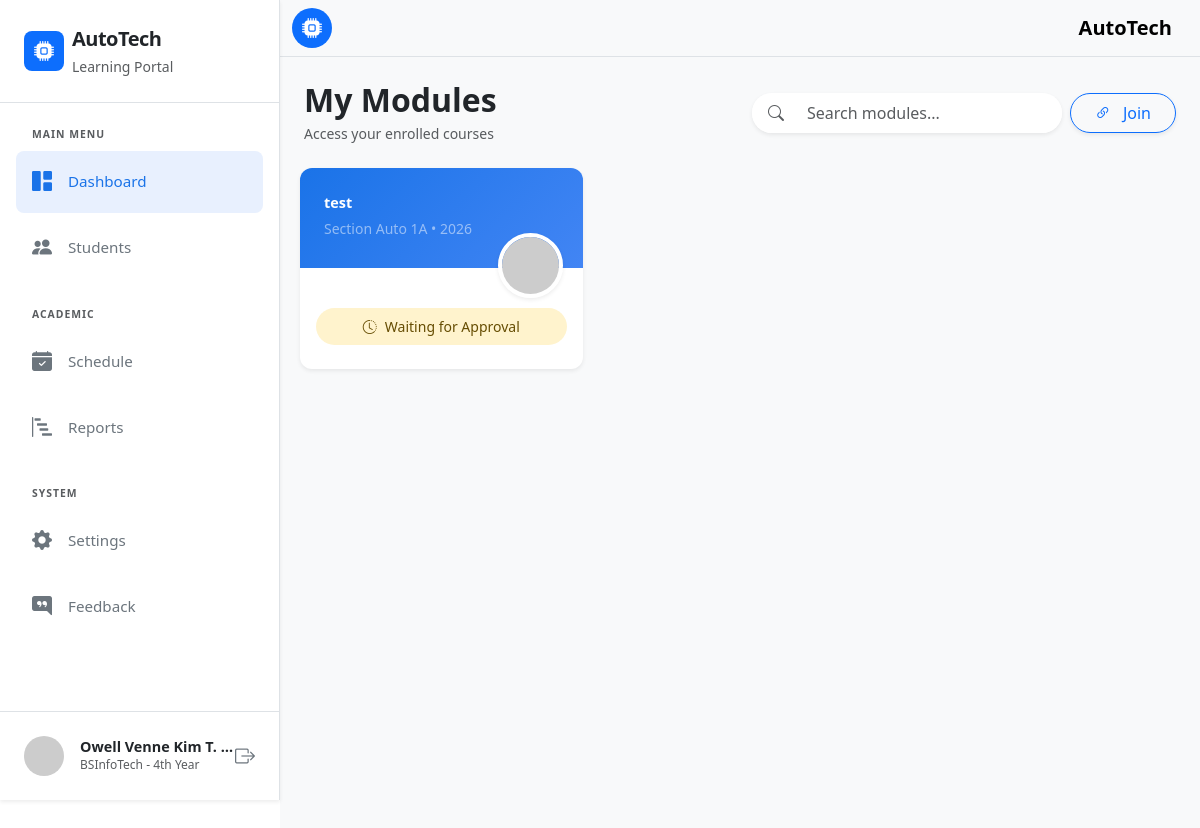
The page /dashboard.php (signed in) on the database as committed earlier.
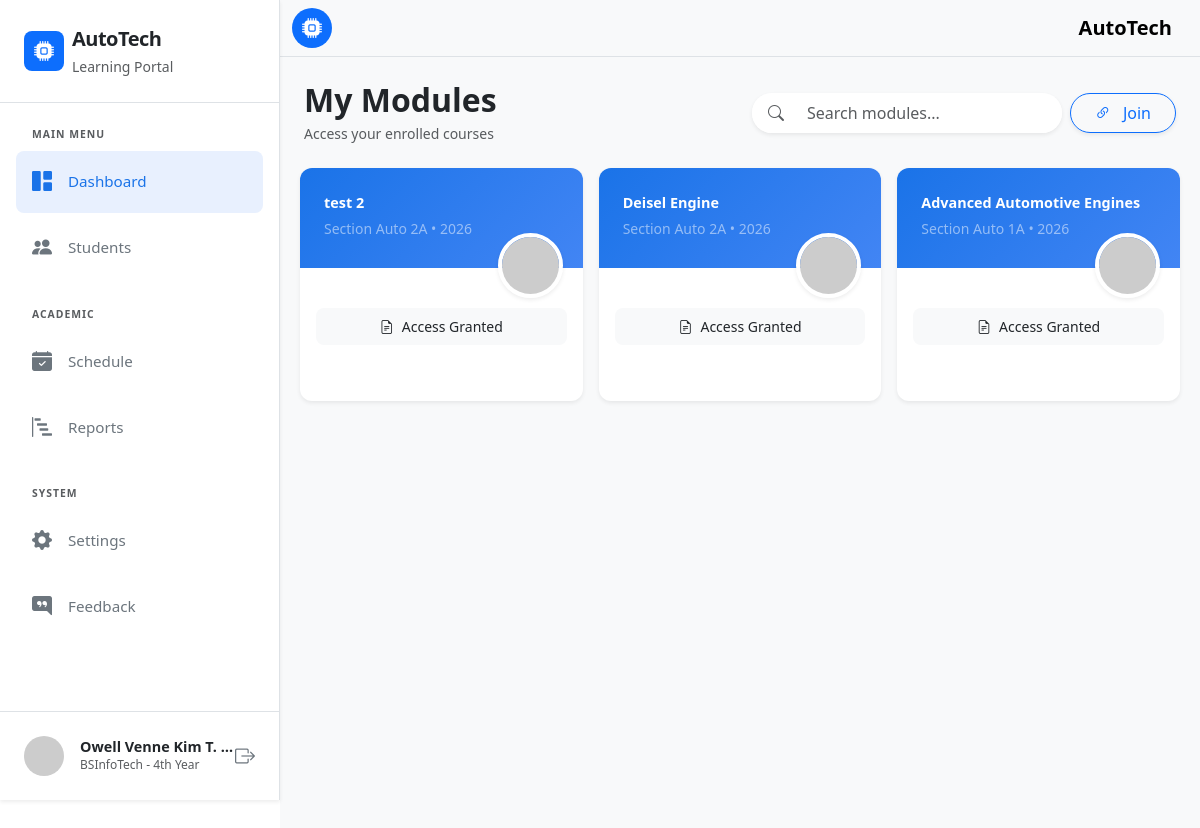
The same page on the database as committed later.
### tables this page shows
CREATE TABLE `enrollments` (
  `enrollment_id` int(11) NOT NULL,
  `user_id` int(11) NOT NULL,
  `module_id` int(11) NOT NULL,
  `status` enum('pending','accepted','rejected') DEFAULT 'pending',
  `enrolled_at` timestamp NOT NULL DEFAULT current_timestamp()
);

CREATE TABLE `module` (
  `module_id` int(11) NOT NULL,
  `user_id` int(11) NOT NULL,
  `module_description` varchar(255) NOT NULL,
  `section` varchar(255) NOT NULL,
  `year` varchar(20) NOT NULL,
  `module_code` varchar(50) NOT NULL
);

### dashboard.php (the view, shortened to what this page needs)
<?php include 'includes/header.php'; ?>
<div class="d-flex" id="wrapper">
    <?php include 'includes/sidebar.php'; ?>
    <div id="page-content-wrapper" class="w-100">
        <nav class="navbar navbar-expand-lg bg-body-tertiary border-bottom">
            <div class="container-fluid">
                <?php if($system_logo): ?>
                    <img src="uploads/system/<?php echo $system_logo; ?>" width="40" height="40" class="rounded-circle me-2">
                <?php else: ?>
                    <div class="bg-primary rounded-circle d-inline-flex align-items-center justify-content-center me-2" style="width: 40px; height: 40px;">
                        <i class="bi bi-cpu-fill text-white fs-5"></i>
                    </div>
                <?php endif; ?>
                <a class="navbar-brand fw-bold" href="dashboard.php"><?php echo $system_name; ?></a>
            </div>
        </nav>
        <div class="container-fluid p-4" style="background-color: #f8f9fa; min-height: 100vh;">
            <div class="row align-items-center mb-4">
                <div class="col-md-6 mb-3 mb-md-0">
                    <h2 class="fw-bold text-dark mb-1">My Modules</h2>
                    <p class="text-muted mb-0 small"><?php echo $_SESSION['role'] == 'instructor' ? 'Manage your classes and course materials' : 'Access your enrolled courses'; ?></p>
                </div>
                <div class="col-md-6">
                    <div class="d-flex flex-column flex-md-row gap-2 justify-content-md-end">
                        <form action="" method="GET" class="flex-grow-1" style="max-width: 400px;">
                            <div class="input-group bg-white shadow-sm rounded-pill overflow-hidden">
                                <span class="input-group-text bg-white border-0 ps-3"><i class="bi bi-search text-muted"></i></span>
                                <input type="text" name="search" id="moduleSearch" class="form-control border-0 shadow-none py-2" placeholder="Search modules..." value="<?php echo isset($_GET['search']) ? htmlspecialchars($_GET['search']) : ''; ?>" oninput="autoSearch()">
                            </div>
                        </form>
                        <div class="d-flex gap-2">
                            <?php if($_SESSION['role'] == 'student'): ?>
                                <button class="btn btn-outline-primary rounded-pill shadow-sm px-4" data-bs-toggle="modal" data-bs-target="#joinModuleModal">
                                    <i class="bi bi-link-45deg me-2"></i> Join
                                </button>
                            <?php endif; ?>
                        </div>
                    </div>
                </div>
            </div>
            <div class="row g-4">
                <div class="<?php echo ($_SESSION['role'] == 'instructor') ? 'col-lg-8' : 'col-12'; ?>">
                    <div class="row g-4">
                        <?php
                        include 'database/dbconn.php';
                        $userId = $_SESSION['user_id'];
                        $role = $_SESSION['role'];
                        $search = isset($_GET['search']) ? mysqli_real_escape_string($conn, $_GET['search']) : '';
                        if ($role == 'instructor') {
                            $sql = "SELECT * FROM module WHERE user_id = '$userId'";
                            if($search != '') {
                                $sql .= " AND (module_description LIKE '%$search%' OR section LIKE '%$search%')";
                            }
                            $sql .= " ORDER BY module_id DESC";
                        } else {
                            $sql = "SELECT m.*, e.status as enrollment_status
                                    FROM module m
                                    INNER JOIN enrollments e ON m.module_id = e.module_id
                                    WHERE e.user_id = '$userId'";
                            $sql .= " ORDER BY m.module_id DESC";
                        }
                        $sql_run = mysqli_query($conn, $sql);
                        if ($sql_run && mysqli_num_rows($sql_run) > 0) {
                            while ($row = mysqli_fetch_assoc($sql_run)) {
                                $moduleId = $row['module_id'];
                                $moduleDescription = $row['module_description'];
                                $section = $row['section'];
                                $year = $row['year'];
                                $isEnrolled = isset($row['enrollment_status']) && $row['enrollment_status'] == 'accepted';
                                $enrollmentStatus = isset($row['enrollment_status']) ? $row['enrollment_status'] : null;
                                $cardLink = ($role == 'instructor' || $isEnrolled) ? "view-module.php?id=$moduleId" : "#";
                                $onClick = ($role == 'instructor' || $isEnrolled) ? "window.location.href='$cardLink'" : "";
                                ?>
                                <div class='col-6 col-md-6 col-lg-4 col-xl-4 px-2 mb-3'>
                                    <div class='card h-100 border-0 shadow-sm transition-hover overflow-hidden' style='border-radius: 12px;'>
                                        <div class='card-header border-0 p-3 p-md-4' style='background: linear-gradient(135deg, #1a73e8 0%, #4285f4 100%); min-height: 100px;'>
                                            <div class='d-flex justify-content-between align-items-start'>
                                                <a href='<?php echo $cardLink; ?>' class='text-white text-decoration-none d-block text-truncate fw-bold' style='font-size: 0.9rem;'>
                                                    <?php echo $moduleDescription; ?>
                                                </a>
                                            </div>
                                            <small class='text-white-50 d-block mt-1'>Section <?php echo $section; ?> • <?php echo $year; ?></small>
                                        </div>
                                        <div class='card-body position-relative pb-4' onclick="<?php echo $onClick; ?>" style='cursor: <?php echo ($role == 'instructor' || $isEnrolled) ? 'pointer' : 'default'; ?>;'>
                                            <div class='position-absolute' style='top: -35px; right: 20px;'>
                                                <img src='https://ui-avatars.com/api/?name=<?php echo urlencode($moduleDescription); ?>&background=random&color=fff' class='rounded-circle border border-4 border-white shadow-sm' width='65' alt='Avatar'>
                                            </div>
                                            <div class='mt-4'>
                                                <?php if($role == 'student' && !$isEnrolled): ?>
                                                    <?php if($enrollmentStatus == 'pending'): ?>
                                                        <div class="alert alert-warning py-2 mb-0 small rounded-pill text-center border-0">
                                                            <i class="bi bi-clock-history me-2"></i>Waiting for Approval
                                                        </div>
                                                    <?php elseif($enrollmentStatus == 'rejected'): ?>
                                                        <div class="alert alert-danger py-2 mb-0 small rounded-pill text-center border-0">
                                                            <i class="bi bi-x-circle me-2"></i>Enrollment Rejected
                                                        </div>
                                                    <?php endif; ?>
                                                <?php else: ?>
                                                    <div class='bg-light p-2 rounded-3 border-0 mt-2'>
                                                        <p class='small text-dark mb-0 fw-medium text-center'><i class='bi bi-file-earmark-text me-2'></i>Access Granted</p>
                                                    </div>
                                                <?php endif; ?>
                                            </div>
                                        </div>
                                        <?php if($role == 'instructor' || $isEnrolled): ?>
                                        <div class='card-footer bg-transparent border-top-0 d-flex justify-content-end p-3'>
                                        </div>
                                        <?php endif; ?>
                                    </div>
                                </div>
                                <?php
                            }
                        }
                        ?>
                    </div>
                </div>
            </div>
        </div>
    </div>
</div>
<?php include 'includes/footer.php'; ?>

### includes/header.php (shortened to what this page needs)
<?php
include 'database/dbconn.php';
$settings_sql = "SELECT * FROM system_settings LIMIT 1";
$settings_run = mysqli_query($conn, $settings_sql);
$sys = mysqli_fetch_assoc($settings_run);
$system_name = $sys['system_name'] ?? 'AutoTech';
$system_logo = $sys['system_logo'] ?? null;
?>
<!doctype html>
<html lang="en">
  <head>
    <link href="https://cdn.jsdelivr.net/npm/bootstrap@5.3.3/dist/css/bootstrap.min.css" rel="stylesheet">
    <link rel="stylesheet" href="https://cdn.jsdelivr.net/npm/bootstrap-icons@1.13.1/font/bootstrap-icons.min.css">
  </head>
  <body>

### includes/sidebar.php (shortened to what this page needs)
<div class="bg-white border-end shadow-sm sidebar-responsive" id="sidebar-wrapper">
    <div class="sidebar-heading p-4 d-flex align-items-center border-bottom bg-white">
        <div class="bg-primary rounded-3 p-2 me-2 d-flex align-items-center justify-content-center" style="width: 40px; height: 40px;">
            <i class="bi bi-cpu-fill text-white fs-5"></i>
        </div>
        <div>
            <span class="fs-5 fw-bold text-dark d-block" style="letter-spacing: -0.5px;">AutoTech</span>
            <span class="text-muted small fw-medium">Learning Portal</span>
        </div>
    </div>
    <div class="list-group list-group-flush px-3 mt-4 custom-scrollbar">
        <label class="text-uppercase text-muted fw-bold mb-2 ps-3" style="font-size: 0.65rem; letter-spacing: 1px;">Main Menu</label>
        <a href="dashboard.php" class="list-group-item list-group-item-action border-0 rounded-3 py-3 px-3 mb-1 d-flex align-items-center transition-all <?php echo (basename($_SERVER['PHP_SELF']) == 'dashboard.php') ? 'active-link' : 'text-secondary'; ?>">
            <i class="bi bi-grid-1x2-fill me-3 fs-5"></i>
            <span class="fw-medium">Dashboard</span>
        </a>
        <?php if($_SESSION['role'] !== 'admin'): ?>
        <a href="students.php" class="list-group-item list-group-item-action border-0 rounded-3 py-3 px-3 mb-1 d-flex align-items-center transition-all <?php echo (basename($_SERVER['PHP_SELF']) == 'students.php') ? 'active-link' : 'text-secondary'; ?>">
            <i class="bi bi-people-fill me-3 fs-5"></i>
            <span class="fw-medium">Students</span>
        </a>
        <?php endif; ?>
        <label class="text-uppercase text-muted fw-bold mt-4 mb-2 ps-3" style="font-size: 0.65rem; letter-spacing: 1px;">Academic</label>
        <a href="schedule.php" class="list-group-item list-group-item-action border-0 rounded-3 py-3 px-3 mb-1 d-flex align-items-center transition-all <?php echo (basename($_SERVER['PHP_SELF']) == 'schedule.php') ? 'active-link' : 'text-secondary'; ?>">
            <i class="bi bi-calendar-check-fill me-3 fs-5"></i>
            <span class="fw-medium">Schedule</span>
        </a>
        <a href="reports.php" class="list-group-item list-group-item-action border-0 rounded-3 py-3 px-3 mb-1 d-flex align-items-center transition-all <?php echo (basename($_SERVER['PHP_SELF']) == 'reports.php') ? 'active-link' : 'text-secondary'; ?>">
            <i class="bi bi-bar-chart-steps me-3 fs-5"></i>
            <span class="fw-medium">Reports</span>
        </a>
        <label class="text-uppercase text-muted fw-bold mt-4 mb-2 ps-3" style="font-size: 0.65rem; letter-spacing: 1px;">System</label>
        <a href="settings.php" class="list-group-item list-group-item-action border-0 rounded-3 py-3 px-3 mb-1 d-flex align-items-center transition-all <?php echo (basename($_SERVER['PHP_SELF']) == 'settings.php') ? 'active-link' : 'text-secondary'; ?>">
            <i class="bi bi-gear-fill me-3 fs-5"></i>
            <span class="fw-medium">Settings</span>
        </a>
        <a href="feedback.php" class="list-group-item list-group-item-action border-0 rounded-3 py-3 px-3 mb-1 d-flex align-items-center transition-all <?php echo (basename($_SERVER['PHP_SELF']) == 'feedback.php') ? 'active-link' : 'text-secondary'; ?>">
            <i class="bi bi-chat-right-quote-fill me-3 fs-5"></i>
            <span class="fw-medium">Feedback</span>
        </a>
    </div>
    <div class="position-absolute bottom-0 w-100 p-3 border-top bg-white">
        <div class="d-flex align-items-center p-2 rounded-3">
            <?php
                $u_id = $_SESSION['user_id'];
                include 'database/dbconn.php';
                $u_data = mysqli_fetch_assoc(mysqli_query($conn, "SELECT profile_pic, fullname FROM users WHERE user_id = '$u_id'"));
                if($u_data['profile_pic']): ?>
                <img src="uploads/profile_pics/<?php echo $u_data['profile_pic']; ?>" class="rounded-circle me-3 border shadow-sm" width="40" height="40" style="object-fit: cover;" alt="User">
            <?php else: ?>
                <img src="https://ui-avatars.com/api/?name=<?php echo urlencode($u_data['fullname']); ?>&background=0D6EFD&color=fff" class="rounded-circle me-3" width="40" alt="User">
            <?php endif; ?>
            <div class="overflow-hidden">
                <h6 class="mb-0 text-dark fw-bold text-truncate" style="font-size: 0.9rem;"><?php echo $_SESSION['fullname']; ?></h6>
                <small class="text-muted d-block text-truncate text-capitalize" style="font-size: 0.75rem;">
                    <?php
                        if ($_SESSION['role'] == 'student' && isset($_SESSION['course'])) {
                            echo $_SESSION['course'] . ' - ' . $_SESSION['year_level'];
                        } else {
                            echo $_SESSION['role'];
                        }
                    ?>
                </small>
            </div>
            <a href="controller/AuthController.php?logout=1" class="ms-auto text-secondary" title="Logout"><i class="bi bi-box-arrow-right fs-5"></i></a>
        </div>
    </div>
</div>

### includes/footer.php (shortened to what this page needs)
  </body>
</html>

### includes/sidebar.php (style rules this page uses)
.sidebar-responsive { min-width: 280px; max-width: 280px; height: 100vh; z-index: 1000; transition: all 0.3s ease; position: fixed; left: 0; top: 0; }
@media (min-width: 992px) { #wrapper { padding-left: 280px; } }
@media (min-width: 992px) { .sidebar-responsive { position: fixed; } }
.list-group-item { background-color: transparent !important; font-size: 0.95rem; }
.active-link { background-color: #e8f0fe !important; color: #1a73e8 !important; }
.active-link i { color: #1a73e8 !important; }
.transition-all { transition: all 0.2s ease-in-out; }

### dashboard.php (style rules this page uses)
.transition-hover { transition: all 0.3s cubic-bezier(.25,.8,.25,1); }

Rows that differ between the two databases and show on the page:
removed enrollments: module.module_description "test", module.section "Auto 1A", module.year "2026", status "pending" (drawn)
added enrollments: module.module_description "test 2", module.section "Auto 2A", module.year "2026", status "accepted" (drawn)
added enrollments: module.module_description "Deisel Engine", module.section "Auto 2A", module.year "2026", status "accepted" (drawn)
added enrollments: module.module_description "Advanced Automotive Engines", module.section "Auto 1A", module.year "2026", status "accepted" (drawn)
